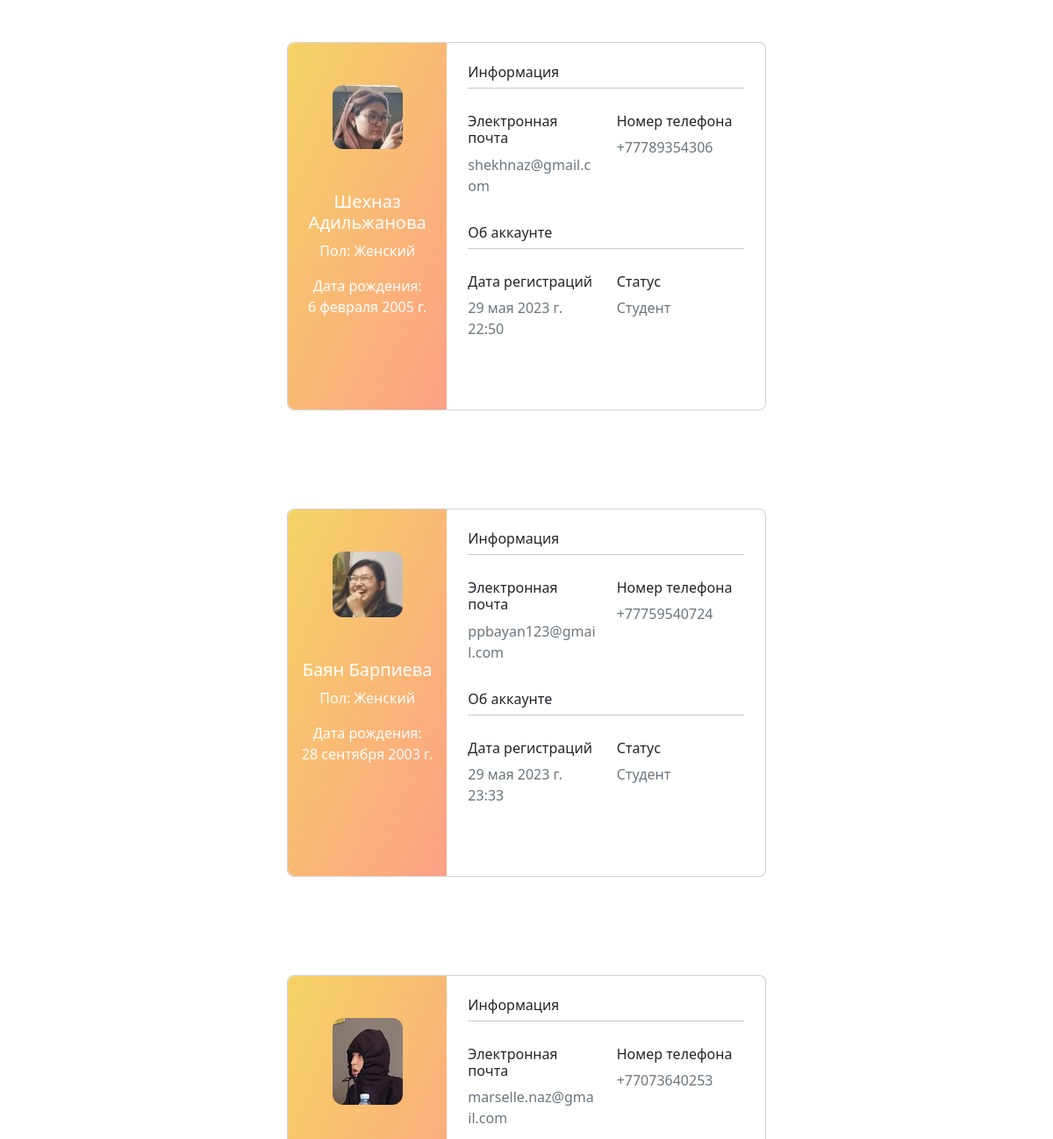
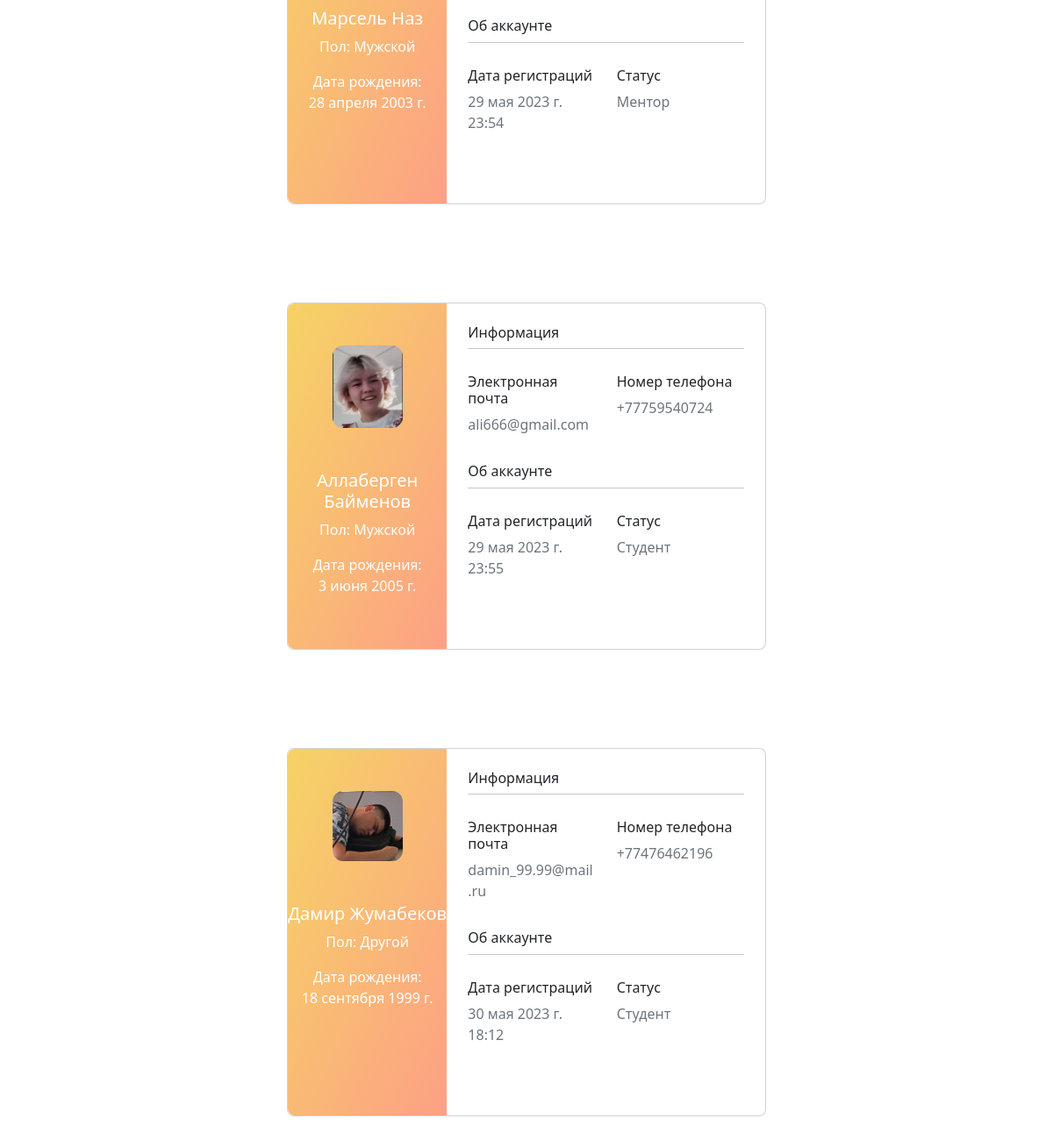
/profile/, run on the app's committed database (2 pictures, top to bottom).
### blog/models.py (models this page shows, shortened)
class Profile(models.Model):
    first_name = models.CharField(max_length=50, verbose_name='Имя')
    last_name = models.CharField(max_length=50, verbose_name='Фамилия')
    date_of_birth = models.DateField(verbose_name='Дата рождения')
    email = models.EmailField(verbose_name='Электроння почта')
    phone = models.CharField(max_length=12, verbose_name='Номер телефона')
    image = models.ImageField(upload_to='profile_image/', verbose_name='Фотография профиля')
    status = models.CharField(max_length=20, verbose_name='Статус', choices=STATUS_CHOICES, default='Не указано')
    gender = models.CharField(max_length=50, verbose_name='Пол', choices=GENDER_CHOICES, default='Не указано')
    created_at = models.DateTimeField(auto_now_add=True, verbose_name='Дата регистраций')
    @property
    def full_name(self):
        return f"{self.first_name} {self.last_name}"
    class Meta:
        verbose_name = 'Профиль'
        verbose_name_plural = 'Профили'

### blog/views.py (the view)
# urls.py: path('', profile, name='profile')
def profile(request):
    all_data = Profile.objects.all()
    return render(request, 'blog/profile.html', {'context': all_data})

### templates/blog/profile.html (shortened to what this page needs)
<!DOCTYPE html>
<html lang="en">
<head>
    <link rel="stylesheet" href="https://cdn.jsdelivr.net/npm/bootstrap@5.2.3/dist/css/bootstrap.min.css"
>
</head>
<body>
    {% for i in context %}
    <div class="container py-5 h-100">
        <div class="row d-flex justify-content-center align-items-center h-100">
            <div class="col col-lg-6 mb-4 mb-lg-0">
                <div class="card mb-3" style="border-radius: .5rem;">
                    <div class="row g-0">
                        <div class="col-md-4 gradient-custom text-center text-white"
                            style="border-top-left-radius: .5rem; border-bottom-left-radius: .5rem;">
                            <img src="{{ i.image.url }}" alt="Avatar" class="img-fluid my-5"
                                style="width: 80px; border-radius: 12px;" />
                            <h5>{{i.full_name}}</h5>
                            <p>Пол: {{i.gender}}</p>
                            <p>Дата рождения: <br> {{i.date_of_birth}}</p>
                        </div>
                        <div class="col-md-8">
                            <div class="card-body p-4">
                                <h6>Информация</h6>
                                <hr class="mt-0 mb-4">
                                <div class="row pt-1">
                                    <div class="col-6 mb-3">
                                        <h6>Электронная почта</h6>
                                        <p class="text-muted">{{i.email}}</p>
                                    </div>
                                    <div class="col-6 mb-3">
                                        <h6>Номер телефона</h6>
                                        <p class="text-muted">{{i.phone}}</p>
                                    </div>
                                </div>
                                <h6>Об аккаунте</h6>
                                <hr class="mt-0 mb-4">
                                <div class="row pt-1">
                                    <div class="col-6 mb-3">
                                        <h6>Дата регистраций</h6>
                                        <p class="text-muted">{{i.created_at}}</p>
                                    </div>
                                    <div class="col-6 mb-3">
                                        <h6>Статус</h6>
                                        <p class="text-muted">{{i.status}}</p>
                                    </div>
                                </div>
                                <div class="d-flex justify-content-start">
                                    <a href="#!"></a>
                                    <a href="#!"></a>
                                </div>
                            </div>
                        </div>
                    </div>
                </div>
            </div>
        </div>
    </div>
    {% endfor %}
</body>
</html>

### templates/blog/profile.html (style rules this page uses)
.gradient-custom { background: #f6d365; background: -webkit-linear-gradient(to right bottom, rgba(246, 211, 101, 1), rgba(253, 160, 133, 1)); background: linear-gradient(to right bottom, rgba(246, 211, 101, 1), rgba(253, 160, 133, 1)) }

### data on the page
Profile: image (picture), full_name "Шехназ Адильжанова", gender "Женский", date_of_birth "6 февраля 2005 г.", email "shekhnaz@gmail.com", phone "+77789354306", created_at "29 мая 2023 г. 22:50", status "Студент"
Profile: image (picture), full_name "Баян Барпиева", gender "Женский", date_of_birth "28 сентября 2003 г.", email "ppbayan123@gmail.com", phone "+77759540724", created_at "29 мая 2023 г. 23:33", status "Студент"
Profile: image (picture), full_name "Марсель Наз", gender "Мужской", date_of_birth "28 апреля 2003 г.", email "marselle.naz@gmail.com", phone "+77073640253", created_at "29 мая 2023 г. 23:54", status "Ментор"
Profile: image (picture), full_name "Аллаберген Байменов", gender "Мужской", date_of_birth "3 июня 2005 г.", email "ali666@gmail.com", phone "+77759540724", created_at "29 мая 2023 г. 23:55", status "Студент"
Profile: image (picture), full_name "Дамир Жумабеков", gender "Другой", date_of_birth "18 сентября 1999 г.", email "damin_99.99@mail.ru", phone "+77476462196", created_at "30 мая 2023 г. 18:12", status "Студент"
